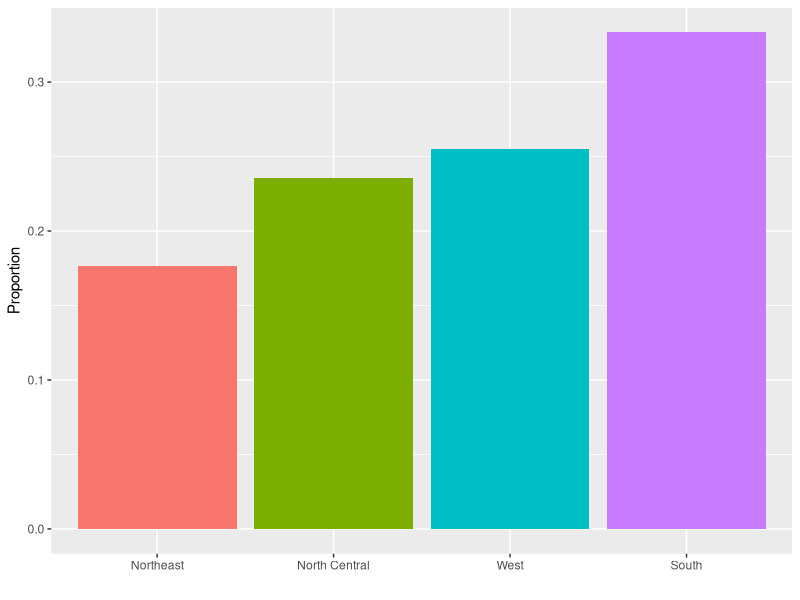
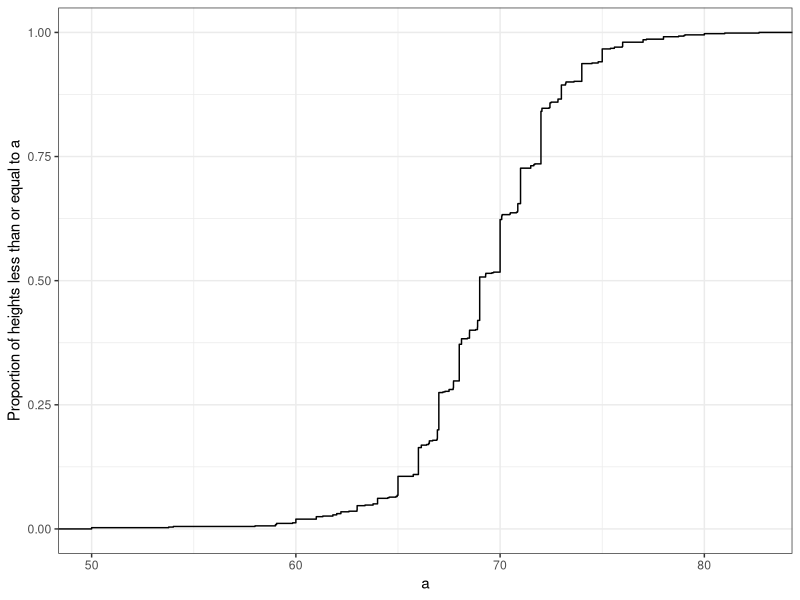
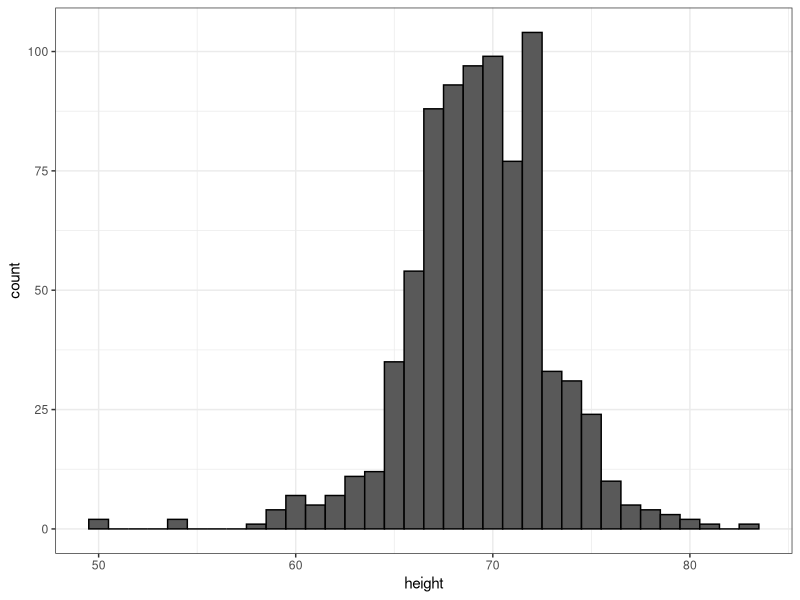
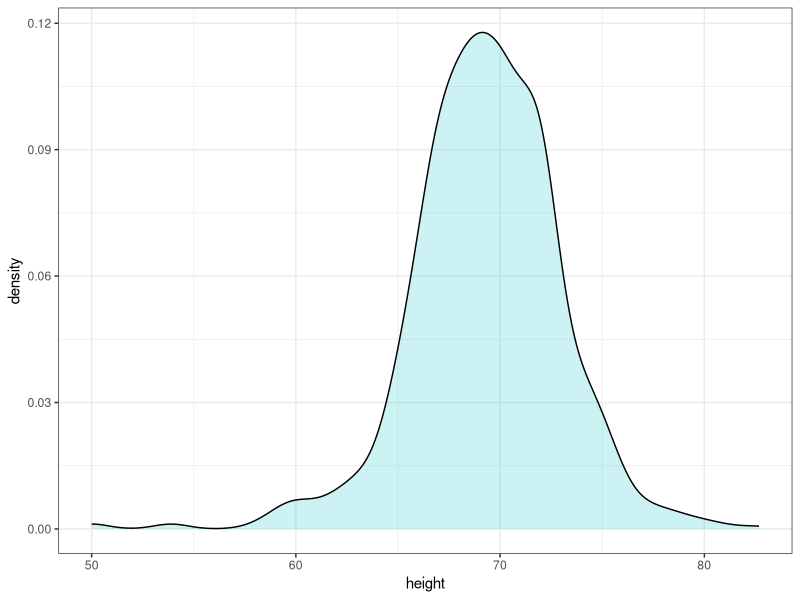
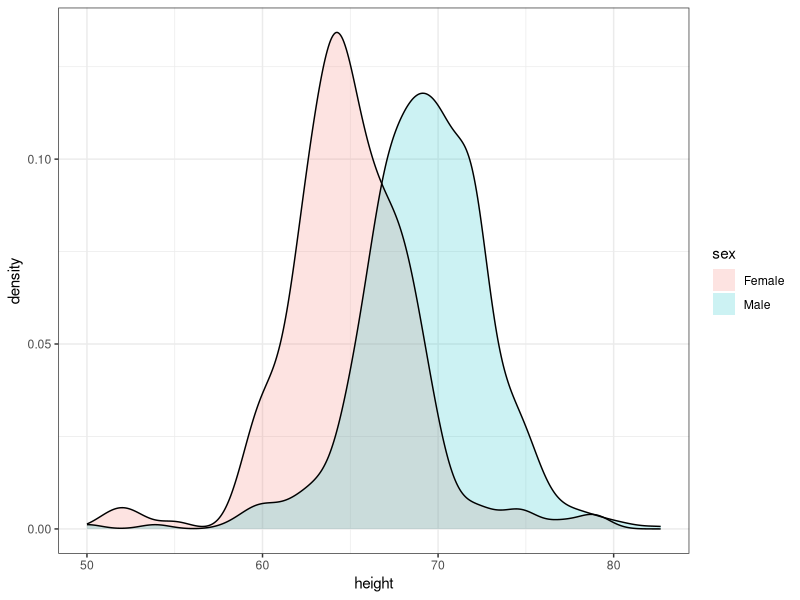
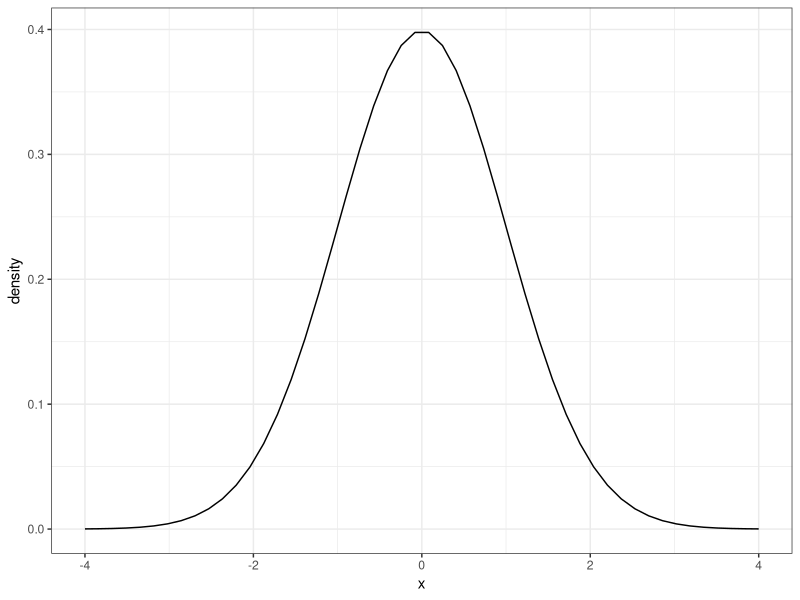
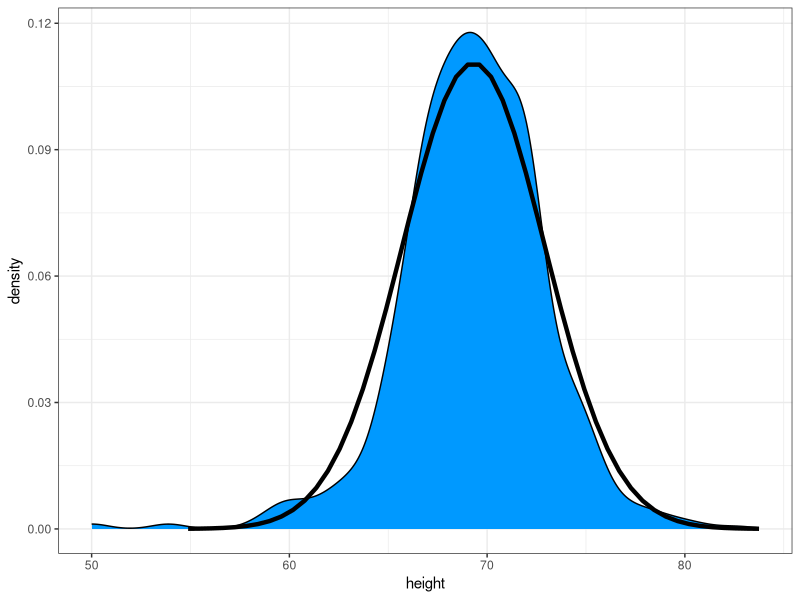
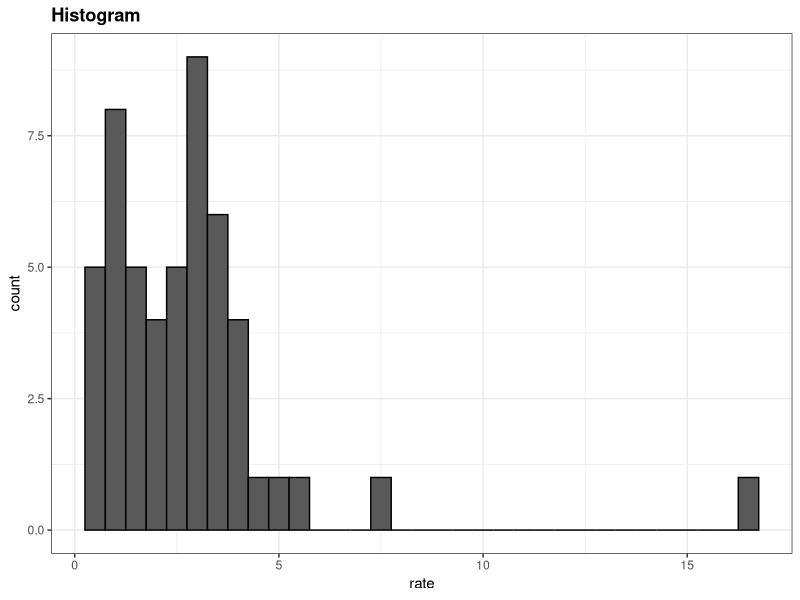

Source code (R) for these figures, in order:
## ---- chunk 1
#| echo: false
options(digits = 3)
## ---- chunk 2
library(tidyverse) 
library(dslabs) 
head(heights) 
## ---- chunk 3
prop.table(table(heights$sex)) 
## ---- chunk 4
murders |> group_by(region) |> 
  summarize(n = n()) |> 
  mutate(Proportion = n/sum(n),  
         region = reorder(region, Proportion)) |> 
  ggplot(aes(x = region, y = Proportion, fill = region)) +  
  geom_bar(stat = "identity", show.legend = FALSE) +  
  xlab("") 
## ---- chunk 5
ds_theme_set() 
heights |> filter(sex=="Male") |>  
  ggplot(aes(height)) +  
  stat_ecdf() + 
  ylab("Proportion of heights less than or equal to a") +  
  xlab("a") 
## ---- chunk 6
heights |>  
  filter(sex=="Male") |>  
  ggplot(aes(height)) +  
  geom_histogram(binwidth = 1, color = "black") 
## ---- chunk 7
heights |>  
  filter(sex == "Male") |>  
  ggplot(aes(height)) +  
  geom_density(alpha = .2, fill = "#00BFC4", color = 0)  + 
  geom_line(stat = 'density') 
## ---- chunk 8
heights |>  
  ggplot(aes(height, fill=sex)) +  
  geom_density(alpha = 0.2, color = 0) + 
  geom_line(stat='density') 
## ---- chunk 9
mu <- 0; s <- 1 
norm_dist <- data.frame(x=seq(-4,4,len=50)*s+mu) |> mutate(density=dnorm(x,mu,s)) 
norm_dist |> ggplot(aes(x,density)) + geom_line() 
## ---- chunk 10
#| echo: true
index <- heights$sex == "Male" 
x <- heights$height[index] 
## ---- chunk 11
#| echo: true
m <- sum(x) / length(x) # or mean(x)
## ---- chunk 12
#| echo: true
s <- sqrt(sum((x - m)^2) / length(x)) # or sd(x)
## ---- chunk 13
#| echo: true
n <- length(x)
sd(x)^2*(n - 1)/n - sum((x - mean(x))^2)/n
## ---- chunk 14
norm_dist <- data.frame(x = seq(-4, 4, len = 50)*s + m) |>  
  mutate(density = dnorm(x, m, s)) 
heights |> filter(sex == "Male") |> ggplot(aes(height)) + 
  geom_density(fill = "#0099FF") + 
  geom_line(aes(x, density),  data = norm_dist, lwd = 1.5)  
## ---- chunk 15
murders <- murders |> mutate(rate = total/population*100000) 
murders |> ggplot(aes(x = rate)) + geom_histogram(binwidth = 0.5, color = "black") + ggtitle("Histogram") 
## ---- chunk 16
murders |> ggplot(aes("",rate)) + geom_boxplot() + 
  coord_cartesian(xlim = c(0, 2)) + xlab("") 
## ---- chunk 17
heights |> ggplot(aes(x = sex, y = height, fill = sex)) + 
  geom_boxplot() 
## ---- chunk 18
heights |> filter(sex == "Female") |> 
  ggplot(aes(height)) + 
  geom_density(fill = "#F8766D")  
## ---- chunk 19
heights |> filter(sex == "Female") |>  
  top_n(5, desc(height)) |> 
  pull(height) 
